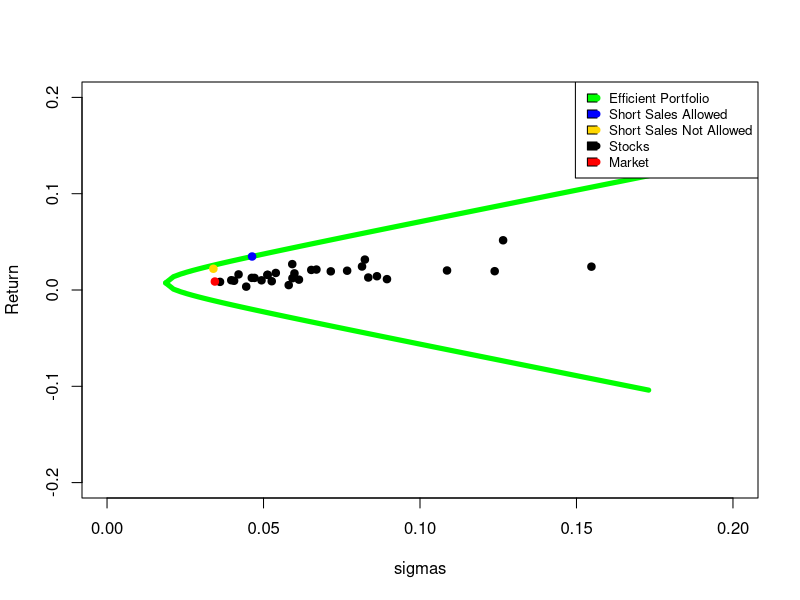
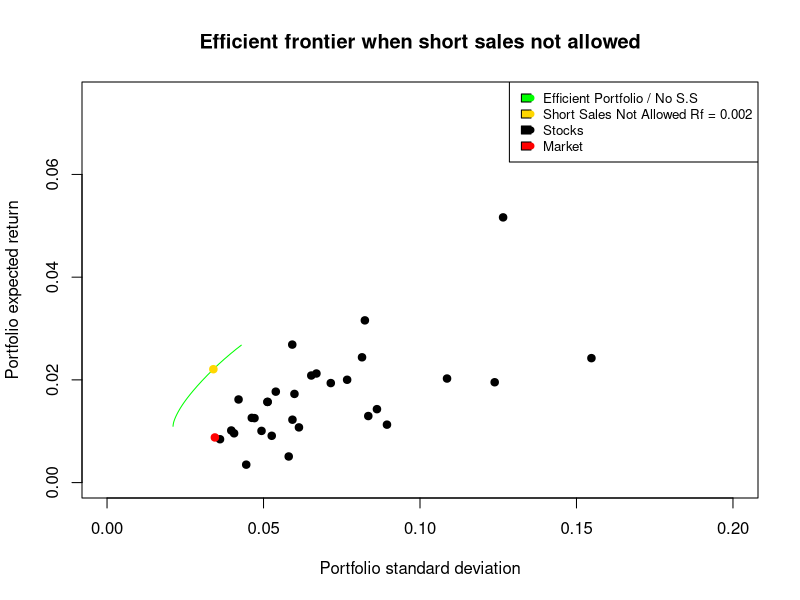
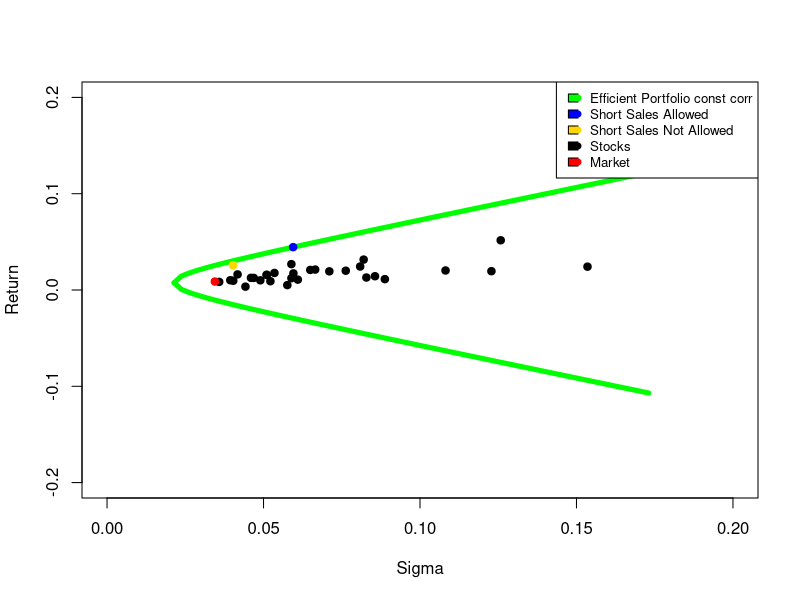

These figures' R source, in order:
## ---- chunk 1
#Part a
#Read all data
a_all <- read.csv("stockData.csv", sep=",", header=TRUE) 

# Use 5 year data to train 
a <- a_all[1:60,]

#Convert adjusted close prices into returns:
r <- (a[-1,3:ncol(a)]-a[-nrow(a),3:ncol(a)])/a[-nrow(a),3:ncol(a)] # return of stocks + market
#r_m <- (a[-1,3]-a[-nrow(a),3])/a[-nrow(a),3] # return of market

n_stocks = 30

covmat <- var(r)
beta <- covmat[1,-1]/ covmat[1,1]

rrr <- r[,-c(1,which(beta<0)+1)] 


beta <- rep(0,ncol(rrr))
alpha <- rep(0,ncol(rrr))
mse <- rep(0,ncol(rrr))
Ribar <- rep(0,ncol(rrr))
Ratio <- rep(0,ncol(rrr))
stock <- rep(0,ncol(rrr))

rf <- 0.002


for(i in 1:ncol(rrr)){
  q <- lm(data=rrr, formula=rrr[,i] ~ r[,1])
  beta[i] <- q$coefficients[2] 
  alpha[i] <- q$coefficients[1] 
  mse[i] <- summary(q)$sigma^2
  Ribar[i] <- q$coefficients[1]+q$coefficients[2]*mean(r[,1])
  Ratio[i] <- (Ribar[i]-rf)/beta[i]
  stock[i] <- i
}

xx <- (cbind(stock,alpha, beta, Ribar, mse, Ratio))

A <- xx[order(-xx[,6]),]

col1 <- rep(0,nrow(A))
col2 <- rep(0,nrow(A))
col3 <- rep(0,nrow(A))
col4 <- rep(0,nrow(A))
col5 <- rep(0,nrow(A))

col1 <- (A[,4]-rf)*A[,3]/A[,5]
col3 <- A[,3]^2/A[,5]
for(i in(1:nrow(A))) {
  col2[i] <- sum(col1[1:i])
  col4[i] <- sum(col3[1:i])
}

#Compute the Ci (col5):
for(i in (1:nrow(A))) {
  col5[i] <- var(r[,1])*col2[i]/(1+var(r[,1])*col4[i])
}

#SHORT SALES ALLOWED:
#Compute the zi:
z_short <- (A[,3]/A[,5])*(A[,6]-col5[nrow(A)])
#Compute the xi:
x_short <- z_short/sum(z_short)

#The final table when short sales allowed:
Weights_with_short <- cbind(A, col1, col2, col3, col4, col5, z_short, x_short)
print(Weights_with_short)

#SHORT SALES NOT ALLOWED:
#First create a matrix up to the maximum of col5:
table1 <- cbind(A, col1, col2, col3, col4, col5)
table2 <- table1[1:which(col5==max(col5)), ]

#Compute the zi:
z_no_short <- (table2[,3]/table2[,5])*(table2[,6]-max(col5))

#Compute the xi:
x_no_short <- z_no_short/sum(z_no_short)

#The final table when short sales are not allowed:
Weights_no_short <- cbind(table2, z_no_short, x_no_short)
print(Weights_no_short)
## ---- chunk 2
#find the return of the portfolio with short sales allowed

R_p_short <- Weights_with_short[,13] %*% Weights_with_short[,4]

covariance_matrix = matrix(0,n_stocks,n_stocks)
var_Rm = var(r[,1])
for (i in 1:n_stocks)
{
  for(j in 1:n_stocks){
    if(i == j)
    {
      covariance_matrix[i,j] = Weights_with_short[i,3] * Weights_with_short[i,3] * var_Rm + Weights_with_short[i,5]
    }else{
      covariance_matrix[i,j] = Weights_with_short[i,3] * Weights_with_short[j,3] * var_Rm 
    }
  }
}

#find the risk of the portfolio with short sales allowed

var_p_short <- Weights_with_short[,13] %*% covariance_matrix %*% Weights_with_short[,13]

#find the return of the portfolio with no short sales allowed
n_long = nrow(Weights_no_short)
R_p_no_short <- Weights_no_short[1:n_long,13] %*% Weights_no_short[1:n_long,4]
#find the risk of the portfolio with no short sales allowed
var_p_no_short <- Weights_no_short[1:n_long,13] %*% covariance_matrix[1:n_long,1:n_long]  %*% Weights_no_short[1:n_long,13]

#Trace out efficient portfolio
inv_covmat_single_index = solve(covariance_matrix)
ones = rep(1,n_stocks)

A = as.numeric(t(Weights_with_short[,4]) %*% inv_covmat_single_index %*% ones) 
B = as.numeric(t(Weights_with_short[,4]) %*% inv_covmat_single_index %*% Weights_with_short[,4]) 
C = as.numeric(t(ones)  %*% inv_covmat_single_index %*% ones) 
D = B*C - A^2

E <- seq(-0.2,0.2,.001)

sigmas <- sqrt(seq(1/C,0.03,.0001)) 
upper_part <- (A + sqrt(D*(C*sigmas^2 - 1)))*(1/C) 
lower_part <- (A - sqrt(D*(C*sigmas^2 - 1)))*(1/C) 

plot(sigmas, upper_part, lwd=5,type = "l",col = "green",xlim = c(0, 0.2), ylim= c(-0.2,0.2),ylab = "Return") 
lines(sigmas,lower_part, lwd=5,type = "l",col = "green")

points(sqrt(var_p_short),R_p_short, pch=19,lwd=1,col="blue")
points(sqrt(var_p_no_short),R_p_no_short, pch=19,lwd=1,col="gold")


points(sqrt(diag(covariance_matrix)),Weights_with_short[,4], pch=19,lwd=1,col="black")
points(sqrt(var(r[,1])),mean(r[,1]), pch=19,lwd=1,col="red")

legend("topright", 
       legend=c("Efficient Portfolio","Short Sales Allowed", "Short Sales Not Allowed", "Stocks","Market"),
       col=c("green","blue","gold","black","red"),
       pch = 19,
       fill =c("green","blue","gold","black","red"),
       cex=0.8)
## ---- chunk 3
Rfr <- seq(-0.2,.007,0.001)

#Initialize the two vectors:
rbar_opt <- rep(0,length(Rfr))
risk_opt <- rep(0,length(Rfr))


for(l in 1:length(Rfr)){
  #Risk free asset:
  rf <- Rfr[l]
  #rf <- .002
  #Initialize
  beta <- rep(0,ncol(rrr))
  alpha <- rep(0,ncol(rrr))
  mse <- rep(0,ncol(rrr))
  Ribar <- rep(0,ncol(rrr))
  Ratio <- rep(0,ncol(rrr))
  stocknum <- rep(0,ncol(rrr))
  #stock <- names(rrr)
  
  #This for loop computes the required inputs:
  for(i in 1:ncol(rrr)){
    q <- lm(data=rrr, formula=rrr[,i] ~ r[,1])
    beta[i] <- q$coefficients[2] 
    alpha[i] <- q$coefficients[1] 
    mse[i] <- summary(q)$sigma^2
    Ribar[i] <- q$coefficients[1]+q$coefficients[2]*mean(r[,1])
    Ratio[i] <- (Ribar[i]-rf)/beta[i]
    stocknum[i] <- i
  }
  
  #So far we have this table:
  #xx <- (cbind(stock,alpha, beta, Ribar, mse, Ratio))
  xx <- (data.frame(stocknum,alpha, beta, Ribar, mse, Ratio))
  
  
  #Order the table based on the excess return to beta ratio:
  A <- xx[order(-xx[,6]),]
  
  col1 <- rep(0,nrow(A))
  col2 <- rep(0,nrow(A))
  col3 <- rep(0,nrow(A))
  col4 <- rep(0,nrow(A))
  col5 <- rep(0,nrow(A))
  
  
  #Create the last 5 columns of the table:
  col1 <- (A[,4]-rf)*A[,3]/A[,5]
  col3 <- A[,3]^2/A[,5]
  for(i in(1:nrow(A))) {
    col2[i] <- sum(col1[1:i])
    col4[i] <- sum(col3[1:i])
  }
  
  #So far we have:
  cbind(A, col1, col2, col3, col4)
  
  
  #Compute the Ci (col5):
  for(i in (1:nrow(A))) {
    col5[i] <- var(r[,1])*col2[i]/(1+var(r[,1])*col4[i])
  }
  
  
  #The final table when short sales allowed:
  B <- cbind(A, col1, col2, col3, col4, col5)
  rownames(B) <- NULL
  
  #SHORT SALES NOT ALLOWED:
  #First create a matrix up to the maximum of col5:
  #table1 <- cbind(A, col1, col2, col3, col4, col5)
  #table2 <- (B[1:which(col5==max(col5)), ], nrow=which(col5==max(col5)), ncol=ncol(B))
  table2 <- B[1:which(col5==max(col5)), ]
  
  #Compute the Zi:
  z_no_short <- (table2[,3]/table2[,5])*(table2[,6]-max(col5))
  
  #Compute the xi:
  x_no_short <- z_no_short/sum(z_no_short)
  
  #Compute the mean and variance for each portfolio when short sales not allowed:
  #First match the columns of the data with the composition of the portfolio:
  
  r1 <- data.frame(rrr[,table2[,1]])
  
  beta1 <- rep(0,ncol(r1))
  sigma_e1 <- rep(0,ncol(r1))
  alpha1 <- rep(0,ncol(r1))
  
  for(i in 1:ncol(r1)){
    q1<- lm(r1[,i] ~ r[,1])
    beta1[i] <- q1$coefficients[2] 
    sigma_e1[i] <- summary(q1)$sigma^2
    alpha1[i] <- q1$coefficients[1] 
  } 
  
  means1 <- colMeans(r1)
  #means1 <- alpha1 + beta1*mean(r[,1])
  
  
  #Construct the variance covariance matrix using SIM:
  xx <- rep(0,ncol(r1)*(ncol(r1)))             #Initialize
  varcovar <- matrix(xx,nrow=ncol(r1),ncol=ncol(r1))  #the variance covariance matrix 
  
  
  for (i in 1:ncol(r1)){
    for (j in 1:ncol(r1)){
      varcovar[i,j]=beta1[i]*beta1[j]*var(r[,1])
      if(i==j){varcovar[i,j]=beta1[i]^2*var(r[,1])+ sigma_e1[i]}
    }
  }
  
  
  rbar_opt[l] <- t(x_no_short) %*% means1
  risk_opt[l] <- ( t(x_no_short) %*% varcovar %*% x_no_short )^.5
}

plot(risk_opt, rbar_opt, type="l", main="Efficient frontier when short sales not allowed", ylab="Portfolio expected return", xlab="Portfolio standard deviation",col = "green",
     xlim = c(0,0.2),ylim = c(0,0.075))

points(sqrt(var_p_no_short),R_p_no_short, pch=19,lwd=1,col="gold")

points(sqrt(diag(covariance_matrix)),Weights_with_short[,4], pch=19,lwd=1,col="black")
points(sqrt(var(r[,1])),mean(r[,1]), pch=19,lwd=1,col="red")

legend("topright", 
       legend=c("Efficient Portfolio / No S.S", "Short Sales Not Allowed Rf = 0.002", "Stocks","Market"),
       col=c("green","gold","black","red"),
       pch = 19,
       fill =c("green","gold","black","red"),
       cex=0.8)


## ---- chunk 4
#Read all data
a_all <- read.csv("stockData.csv", sep=",", header=TRUE) 

# Use 5 year data to train 
a <- a_all[1:60,]

#Convert adjusted close prices into returns:
r <- (a[-1,3:ncol(a)]-a[-nrow(a),3:ncol(a)])/a[-nrow(a),3:ncol(a)] # return of stocks + market
#r_m <- (a[-1,3]-a[-nrow(a),3])/a[-nrow(a),3] # return of market
rrr <- r[,-1]

n_stocks= ncol(rrr)

#Compute the average correlation:
rho <- (sum(cor(rrr[1:n_stocks]))-n_stocks)/(n_stocks*(n_stocks-1))

#Initialize the vectors:
col1 <- rep(0,n_stocks)
col2 <- rep(0,n_stocks)
col3 <- rep(0,n_stocks)

#Initialize the var-covar matrix:
y <- rep(0,n_stocks*n_stocks)
mat <- matrix(y, ncol=n_stocks, nrow=n_stocks)

#Compute necessary quantities:
R_f = 0.002
Rbar <- colMeans(rrr[1:n_stocks])
Rbar_f <- Rbar-R_f
sigma <- ( diag(var(rrr[1:n_stocks])) )^0.5
Ratio <- Rbar_f/sigma

#Initial table:
xx <- (cbind(Rbar, Rbar_f, sigma, Ratio))

#Order the table based on the excess return to sigma ratio:
aaa <- xx[order(-Ratio),]

#Create the last 3 columns of the table:
for(i in(1:n_stocks)) {
  
  col1[i] <- rho/(1-rho+i*rho)
  
  col2[i] <- sum(aaa[,4][1:i])
}

#Compute the Ci:
for(i in (1:n_stocks)) {
  
  col3[i] <- col1[i]*col2[i]
  
}

#Create the entire table until now:
xxx <- cbind(aaa, col1, col2, col3)


#SHORT SALES ALLOWED:
#Compute the Zi:
z <- (1/((1-rho)*xxx[,3]))*(xxx[,4]-xxx[,7][nrow(xxx)])

#Compute the xi:
x <- z/sum(z)

#The final table:
aaaa <- cbind(xxx, z, x)
print(aaaa)
#SHORT SALES NOT ALLOWED:
#Find composition of optimum portfolio when short sales are not allowed:
aaaaa <- aaaa[1:which(aaaa[,7]==max(aaaa[,7])), ]
z_no <- (1/((1-rho)*aaaaa[,3]))*(aaaaa[,4]-aaaaa[,7][nrow(aaaaa)])
x_no <- z_no/sum(z_no)

#Final table:
a_no <- cbind(aaaaa, z_no, x_no)
print(a_no)

## ---- chunk 5
#Var-covar matrix based on the constant correlation model:
for(i in 1:30){
  
  for(j in 1:30){
    
    if(i==j){
      mat[i,j]=aaaa[i,3]^2
    } else
    {
      mat[i,j]=rho*aaaa[i,3]*aaaa[j,3]
    }
  }
}


#Calculate the expected return and sd of the point of tangency 
#when short sales allowed
sd_p_opt <- (t(x) %*% mat %*% x)^.5
R_p_opt <- t(x) %*% aaaa[,1]


#Calculate the expected return and sd of the point of tangency 
#when short sales are not allowed
sd_p_opt_no <- (t(x_no) %*% mat[1:which(aaaa[,7]==max(aaaa[,7])),1:which(aaaa[,7]==max(aaaa[,7]))] %*% x_no)^.5
R_p_opt_no <- t(x_no) %*% aaaaa[,1]

#Trace out efficient portfolio
inv_covmat_const_corr= solve(mat)
ones = rep(1,n_stocks)

A = as.numeric(t(aaaa[,1]) %*% inv_covmat_const_corr %*% ones) 
B = as.numeric(t(aaaa[,1]) %*% inv_covmat_const_corr %*% aaaa[,1]) 
C = as.numeric(t(ones)  %*% inv_covmat_const_corr %*% ones) 
D = B*C - A^2

E <- seq(-0.2,0.2,.001)

sigmas <- sqrt(seq(1/C,0.03,.0001)) 
upper_part <- (A + sqrt(D*(C*sigmas^2 - 1)))*(1/C) 
lower_part <- (A - sqrt(D*(C*sigmas^2 - 1)))*(1/C) 

plot(sigmas, upper_part, lwd=5,type = "l",col = "green",xlim = c(0, 0.2), ylim= c(-0.2,0.2),ylab = "Return",xlab = "Sigma") 
lines(sigmas,lower_part, lwd=5,type = "l",col = "green")

points(sd_p_opt,R_p_opt, pch=19,lwd=1,col="blue")
points(sd_p_opt_no,R_p_opt_no, pch=19,lwd=1,col="gold")
points(aaaa[,3],aaaa[,1], pch=19,lwd=1,col="black")
points(sqrt(var(r[,1])),mean(r[,1]), pch=19,lwd=1,col="red")

legend("topright", 
       legend=c("Efficient Portfolio const corr","Short Sales Allowed", "Short Sales Not Allowed", "Stocks","Market"),
       col=c("green","blue","gold","black","red"),
       pch = 19,
       fill =c("green","blue","gold","black","red"),
       cex=0.8)

